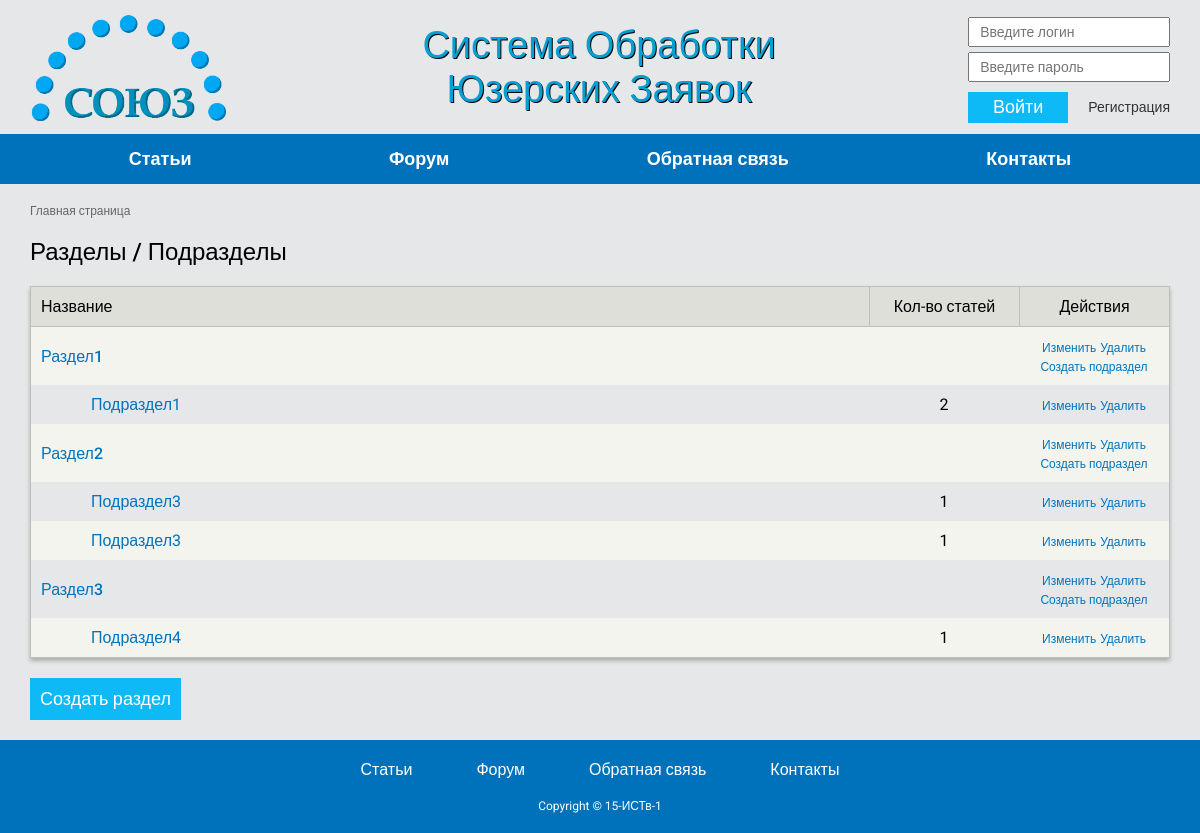
The page /manage-sections.php on the database its author committed.
### tables this page shows
CREATE TABLE IF NOT EXISTS `Razdel` (
  `id` int(10) NOT NULL AUTO_INCREMENT,
  `P_id` int(11) NOT NULL,
  `Name` varchar(255) NOT NULL,
  PRIMARY KEY (`id`)
);

### func/db.php (called while the page is built, shortened)
<?php
function Menu ($connection, $var)
{
	  $menu = "SELECT * FROM Razdel WHERE P_id = '$var'";
      $result = $connection->query ($menu);
      $rows = $result->num_rows;
     if (!$rows) return 0;
       else
    {
        $array = array ();
        for ($i=0; $i<$rows; $i++)
        {
            $result->data_seek ($i);
            $row =$result->fetch_array (MYSQLI_ASSOC);
            $array["$i"] = $row;
        }
    }
    return $array;
}
function Articles_Amount ($connection, $var)
{
    $search = "SELECT * FROM Articles WHERE id_Podrazdel='$var'";
    $result = $connection->query ($search);
    $sum = $result->num_rows;
    return $sum;
}
function get_menu(){
	$res = mysql_query ("SELECT * FROM Razdel");
	$arr_menu = array();
	while ($row = mysql_fetch_assoc($res)){
		$arr_menu[$row['id']] = $row;
	}
	return $arr_menu;
}

### manage-sections.php (the view, shortened to what this page needs)
<?php require 'config.php';?>
<?php require_once 'blocks/header.php';?>
	<section class="section section-content">
		<div class="section__wrap">
			<div class="manage-sections">
				<p class="manage-sections__title">Разделы / Подразделы</p>
				<div class="manage-sections__manage-table">
					<div class="manage-table">
						<div class="manage-table__header">
							<div class="manage-table__row manage-table__row_header">
								<div class="manage-table__cell manage-table__cell_header manage-table__cell_header-name manage-table__cell_name">Название</div>
								<div class="manage-table__cell manage-table__cell_header manage-table__cell_count-articles">Кол-во статей</div>
								<div class="manage-table__cell manage-table__cell_header manage-table__cell_actions">Действия</div>
							</div>
						</div>
						<div class="manage-table__body">
							<?php
							$razdel = Menu($link, 0);
								for ($i=0; $i<count($razdel); $i++) {
									$id = $razdel[$i]['id'];?>
								<div class="manage-table__row manage-table__row_body" entity-id='<?= $id ?>'>
									<div class="manage-table__cell manage-table__cell_name manage-table__cell_section-name">
										<a href='#' class='manage-table__name-link'><?php echo $razdel[$i]['Name']?></a>
									</div>
									<div class="manage-table__cell manage-table__cell_count-articles"></div>
									<div class="manage-table__cell manage-table__cell_actions">
										<a href="/section.php?id=<?= $id ?>" class="manage-table__action-link">Изменить</a>
										<a href="#" class="manage-table__action-link manage-table__action-link_remove">Удалить</a>
										<a href="/section.php?sectionParent=<?= $id ?>" class="manage-table__action-link">Создать подраздел</a>
									</div>
								</div>
								<?php
            						$podrazdel = Menu($link, $id);
           						    for ($j=0; $j<count($podrazdel); $j++) {
           						    	$id = $podrazdel[$j]['id']?>
									<div class="manage-table__row manage-table__row_subsection manage-table__row_body" entity-id='<?= $id ?>'>
										<div class="manage-table__cell manage-table__cell_name">
											<a href='manage-articles.php' class='manage-table__name-link'> <?echo $podrazdel[$j]['Name']?></a>
										</div>
										<div class="manage-table__cell manage-table__cell_count-articles"><?= Articles_Amount($link, $id) ?></div>
										<div class="manage-table__cell manage-table__cell_actions">
											<a href="/section.php?id=<?= $id ?>" class="manage-table__action-link">Изменить</a>
											<a href="#" class="manage-table__action-link manage-table__action-link_remove">Удалить</a>
										</div>
									</div>
								<?php } ?>
							<?php } ?>
						</div>
					</div>
				</div>
				<div class="manage-sections__wrap-button">
					<a href="/section.php?id=<?= 0 ?>" class="manage-sections__link-new-section">
						<button class="button button_default">Создать раздел</button>
					</a>
				</div>
			</div>
		</div>
	</section>
<?php require_once 'blocks/footer.php'; ?>

### css/index.css (style rules this page uses)
*, h1, p, body { margin: 0; padding: 0; -webkit-box-sizing: border-box; -moz-box-sizing: border-box; box-sizing: border-box; color: inherit; font-size: inherit; font-weight: inherit; font-family: inherit; outline: inherit; line-height: inherit; -webkit-user-select: inherit; -moz-user-select: inherit; -ms-user-select: inherit; user-select: inherit; text-decoration: inherit; letter-spacing: inherit; }
html { height: 100%; }
body { background-color: #e6e7e9; font-family: 'Roboto', sans-serif; height: 100%; }
.section__wrap { max-width: 1140px; margin: 0 auto; flex-grow: 1; }
.button { display: inline-block; vertical-align: middle; background-color: #0ebaf6; border: none; color: #fff; font-size: 18px; cursor: pointer; -webkit-transition: all 300ms; -o-transition: all 300ms; transition: all 300ms; white-space: nowrap; }
.button_default { padding: 10px; }
.manage-sections__manage-table { margin-top: 20px; }
.manage-sections__wrap-button { margin-top: 20px; }
.manage-table__name-link { color: #0074BD; }
.manage-table { border: 1px solid #bebfb9; box-shadow: 0 3px 4px rgba(0,0,0,0.25); }
.manage-table__header { border-bottom: 1px solid #bebfb9; }
.manage-table__row { display: -webkit-flex; display: -moz-flex; display: -ms-flex; display: -o-flex; display: flex; padding: 0; }
.manage-table__row_header { background-color: #DFDFDA; }
.manage-table__row_subsection { padding-left: 50px; }
.manage-table__row_body:nth-child(odd) { background-color: #F3F4EE; }
.manage-table__cell { padding: 10px; }
.manage-table__cell_header { align-items: center; display: -webkit-flex; display: -moz-flex; display: -ms-flex; display: -o-flex; display: flex; }
.manage-table__cell_header:not(:first-child) { border-left: 1px solid #bebfb9; }
.manage-table__cell_header-name { border-left: none; }
.manage-table__cell_name { flex-grow: 1; display: -webkit-flex; display: -moz-flex; display: -ms-flex; display: -o-flex; display: flex; align-items: center; }
.manage-table__cell_section-name { font-weight: 500; }
.manage-table__cell_actions { flex-basis: 150px; text-align: center; justify-content: center; }
.manage-table__cell_count-articles { flex-basis: 150px; text-align: center; justify-content: center; }
.manage-table__action-link { font-size: 12px; color: #0074BD; }
.manage-sections { padding: 20px 0; }
.manage-sections__title { font-size: 24px; font-weight: 500; }

### rows shown on the page
razdel: Name "Раздел1"
razdel: Name "Подраздел1", id "2"
razdel: Name "Раздел2"
razdel: Name "Подраздел3", id "1"
razdel: Name "Подраздел3", id "1"
razdel: Name "Раздел3"
razdel: Name "Подраздел4", id "1"
